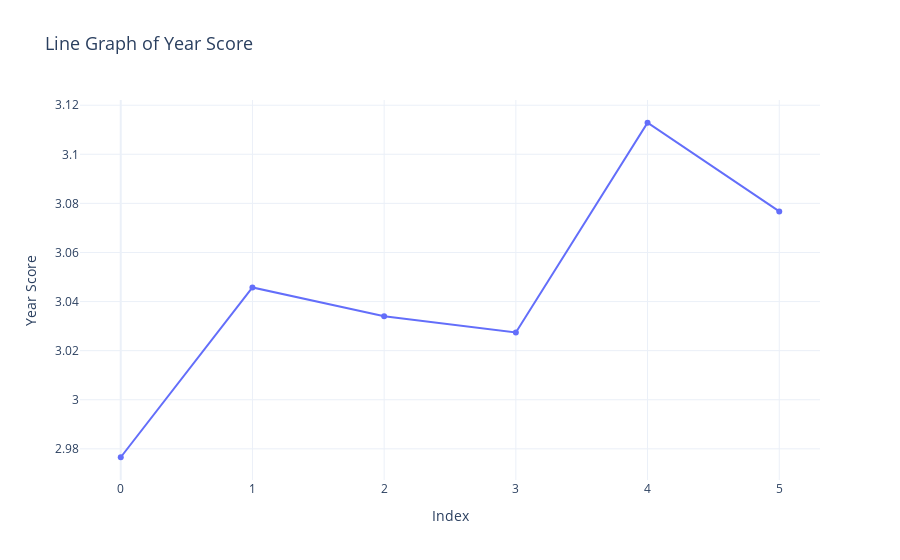

The notebook cell this image was saved under:
### Code cell
import plotly.express as px

# Assuming your DataFrame is named df_with_averages and has a 'Year_Score' column
fig = px.line(
    df_with_averages,
    y="Year_Score",
    title="Line Graph of Year Score",
    labels={"Year_Score": "Score"},  # Label for y-axis
    markers=True  # Add markers to the line
)

# Customize layout
fig.update_layout(
    xaxis_title="Index",  # Default x-axis if no column is specified
    yaxis_title="Year Score",
    template="plotly_white",
    title_font_size=18
)

# Show the plot
fig.show()

### Figure 1 — Plotly figure (JSON) as saved in the notebook; plotly's stock layout.template omitted (floating-point values rounded to 4 significant figures)
{"data": [{"hovertemplate": "index=%{x}<br>Score=%{y}<extra></extra>", "legendgroup": "", "line": {"color": "#636efa", "dash": "solid"}, "marker": {"symbol": "circle"}, "mode": "lines+markers", "name": "", "orientation": "v", "showlegend": false, "type": "scatter", "x": [0, 1, 2, 3, 4, 5, "Average"], "xaxis": "x", "y": [2.977, 3.046, 3.034, 3.027, 3.113, 3.077, 3.046], "yaxis": "y"}], "layout": {"legend": {"tracegroupgap": 0}, "title": {"font": {"size": 18}, "text": "Line Graph of Year Score"}, "xaxis": {"anchor": "y", "domain": [0, 1], "title": {"text": "Index"}}, "yaxis": {"anchor": "x", "domain": [0, 1], "title": {"text": "Year Score"}}}}
